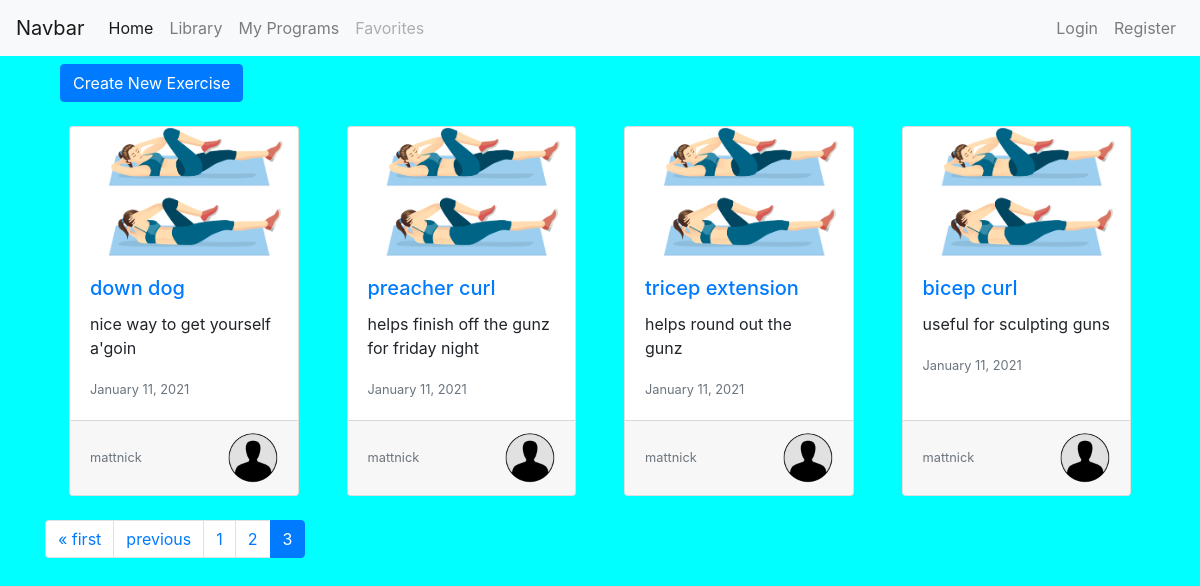
/?page=3, run on the app's committed database.
### exercises/models.py (models this page shows, shortened)
class Exercise(models.Model):
    title = models.CharField(max_length=80)
    description= models.TextField()
    date_posted = models.DateTimeField(default=timezone.now)
    last_modified = models.DateTimeField(auto_now=True)
    author = models.ForeignKey(User, on_delete=models.CASCADE)
    image= models.ImageField(default='default_exercise.png', upload_to='exercise_pics')

class Profile(models.Model):
    user= models.OneToOneField(User, on_delete=models.CASCADE)
    pic= models.ImageField(default='default.jpg', upload_to='profile_pics')

### exercises/views.py (the view)
# urls.py: path('', ExerciseListView.as_view(), name="exercises-home"),
class ExerciseListView(ListView):
    model = Exercise
    template_name = "exercises/home.html"
    context_object_name ='exercises'
    ordering = ['-date_posted']
    paginate_by = 6

### exercises/templates/exercises/home.html (shortened to what this page needs)
{% extends "exercises/layout.html" %}
{% block content %}
    <div class="container mt-2">
        <a class="btn btn-primary" href="{% url 'exercise_create' %}">Create New Exercise</a>
    </div>
   <div class="home-container">
    {% for exercise in exercises %}
        <div class="card m-4" style="max-width: 18rem;">
            <img class="card-img-top" src="{{exercise.image.url}}" alt="Card image cap">
            <div class="card-body">
            <h5 class="card-title"><a href="{% url 'exercise_detail' exercise.pk %}">{{exercise.title}}</a></h5>
            <p class="card-text">{{exercise.description}}</p>
            <p class="card-text"><small class="text-muted">{{exercise.date_posted|date:" F d, Y"}}</small></p>
            </div>
            <div class="card-footer d-flex justify-content-between">
                <small class="align-self-center text-muted">{{exercise.author}}</small>
                <img style="max-width: 50px; max-height: 50px;"class="profile-img rounded-circle img-fluid" src="{{exercise.author.profile.pic.url}}">
            </div>
        </div>
    {% endfor %}
   </div>
    <nav class="pagination" aria-label="Page navigation">
        <ul class="step-links pagination">
            {% if page_obj.has_previous %}
            <li class="page-item"><a class="page-link" href="?page=1">&laquo; first</a></li>
            <li class="page-item"><a class="page-link" href="?page={{page_obj.previous_page_number }}">previous</a></li>
            {% endif %}
            {% for num in page_obj.paginator.page_range %}
                {% if page_obj.number == num %}
                    <li class="page-item active"><a class="page-link" href="?page={{num}}">{{num}}</a></li>
                {% elif num > page_obj.number|add:'-3' and page_obj.number|add:'3' > num %}
                    <li class="page-item"><a class="page-link" href="?page={{num}}">{{num}}</a></li>
                {% endif %}
            {% endfor %}
        </ul>
    </nav>
{% endblock content %}

### exercises/static/exercises/style.css (style rules this page uses)
body { background-color: aqua; }
.profile-img { height: 150px; width: 150px; object-fit: cover; }
.home-container { display:grid; grid-template-columns: repeat(auto-fill, minmax(250px, 1fr)); }

### data on the page
Exercise: image (placeholder picture), title "down dog", description "nice way to get yourself a'goin", date_posted "January 11, 2021", author "mattnick", author.profile.pic (placeholder picture)
Exercise: image (placeholder picture), title "preacher curl", description "helps finish off the gunz for friday night", date_posted "January 11, 2021", author "mattnick", author.profile.pic (placeholder picture)
Exercise: image (placeholder picture), title "tricep extension", description "helps round out the gunz", date_posted "January 11, 2021", author "mattnick", author.profile.pic (placeholder picture)
Exercise: image (placeholder picture), title "bicep curl", description "useful for sculpting guns", date_posted "January 11, 2021", author "mattnick", author.profile.pic (placeholder picture)

### other printed values
{{ num }} "1" "2"
{{ num }} "3"
